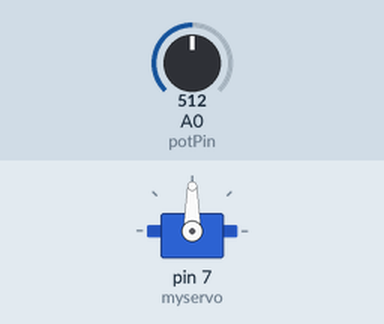
This sketch was run on a simulated Arduino Uno, built with avr-gcc and run on an emulated ATmega328P. Parts: servo. The inputs (shaded band) are chosen by the test bench; at power-on: A0 (potPin) = 512.

Above: at 1.2 s.
1.3 s: A0 (potPin) set to 0
At 1.45 s:
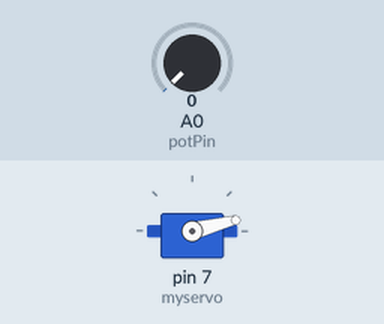
4.3 s: A0 (potPin) set to 100
6.4 s: A0 (potPin) set to 306
At 6.9 s:
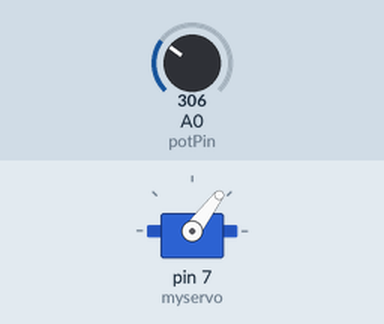
7.9 s: A0 (potPin) set to 1023
At 8.3 s:
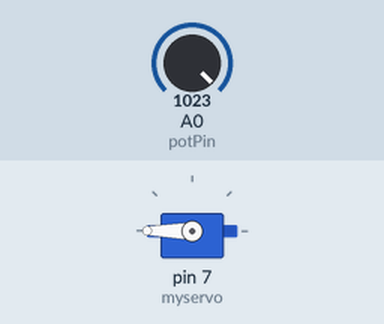
Timing chart, 0 to 10.4 s (numbered marks = the images above; inputs shaded):
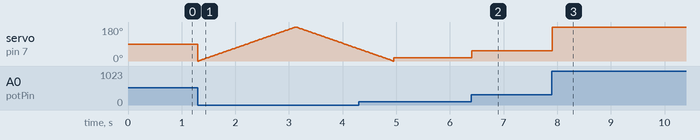

Measured:
- after the input at 6.4 s, servo on pin 7 (myservo): 17° → 53° at once
- after the input at 7.9 s, servo on pin 7 (myservo): 53° → 180° at once

The sketch:

Potentiometer_servo.ino
```cpp
#include <Servo.h>

Servo myservo;  // create servo object to control a servo
                // a maximum of eight servo objects can be created

int pos = 0;    // variable to store the servo position

int potPin = A0;  // select the input pin for the potentiometer
int potVal;       // variable to store the value coming from the potentiometer

void setup()
{
  myservo.attach(7);  // attaches the servo on pin 9 to the servo object
}

void loop()
{
  potVal = analogRead(potPin); // read the value from the potentiometer

  // check if the potentiometer is connected
  if (potVal > 0) {
    // use the potentiometer to control the servo
    int angle = map(potVal, 0, 1023, 0, 180); // map the potentiometer value to an angle between 0 and 180
    myservo.write(angle);  // tell servo to go to position based on potentiometer input
    delay(10);             // waits 10ms for the servo to reach the position
  }
  else {
    // use the code to move the servo on its own
    int angle = 90;
    // goes from 0 degrees to 180 degrees and back to 0 degrees
    for (pos = 90 - angle; pos <= 90 + angle; pos++)
    {
      myservo.write(pos);  // tell servo to go to position in variable 'pos'
      delay(10);           // waits 10ms for the servo to reach the position
    }

    for (pos = 90 + angle; pos >= 90 - angle; pos--)
    {
      myservo.write(pos);  // tell servo to go to position in variable 'pos'
      delay(10);           // waits 10ms for the servo to reach the position
    }
  }
}
```
